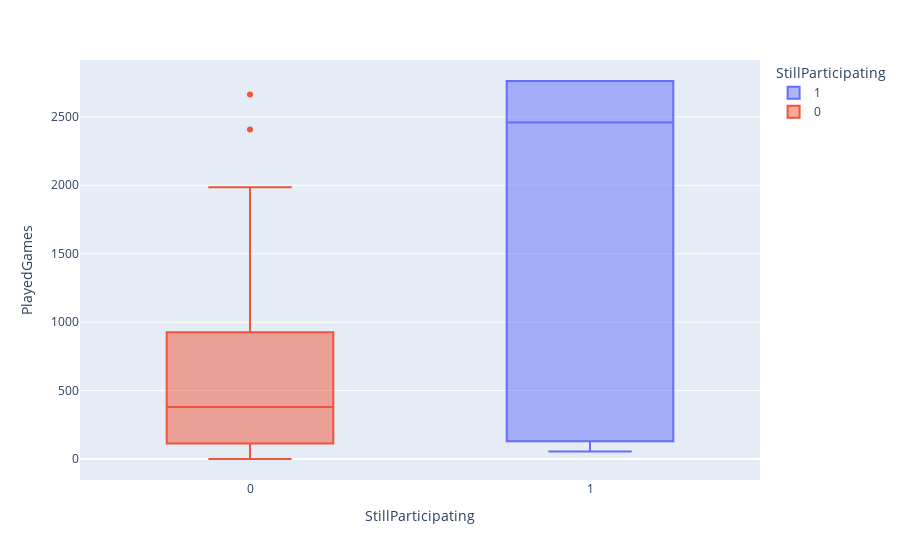

The notebook cell saved with this chart:
### Code cell
#box plot for finding the number of games the teams that are have an end year vs the teams that don't have an end year
px.box(x='StillParticipating',y='PlayedGames',data_frame = df2,color = 'StillParticipating')

### Figure 1 — Plotly figure (JSON) as saved in the notebook; plotly's stock layout.template omitted (floating-point values rounded to 4 significant figures)
{"data": [{"alignmentgroup": "True", "hovertemplate": "StillParticipating=%{x}<br>PlayedGames=%{y}<extra></extra>", "legendgroup": "1", "marker": {"color": "#636efa"}, "name": "1", "notched": false, "offsetgroup": "1", "orientation": "v", "showlegend": true, "type": "box", "x": [1, 1, 1, 1, 1, 1, 1, 1, 1, 1], "x0": " ", "xaxis": "x", "y": [2762, 2762, 2614, 2762, 2626, 2302, 1428, 130, 72, 54], "y0": " ", "yaxis": "y"}, {"alignmentgroup": "True", "hovertemplate": "StillParticipating=%{x}<br>PlayedGames=%{y}<extra></extra>", "legendgroup": "0", "marker": {"color": "#EF553B"}, "name": "0", "notched": false, "offsetgroup": "0", "orientation": "v", "showlegend": true, "type": "box", "x": [0, 0, 0, 0, 0, 0, 0, 0, 0, 0, 0, 0, 0, 0, 0, 0, 0, 0, 0, 0, 0, 0, 0, 0, 0, 0, 0, 0, 0, 0, 0, 0, 0, 0, 0, 0, 0, 0, 0, 0, 0, 0, 0, 0, 0, 0, 0, 0, 0, 0, 0], "x0": " ", "xaxis": "x", "y": [2664, 2408, 1986, 1728, 1530, 1698, 1466, 1458, 1318, 1255, 1192, 988, 1096, 646, 742, 652, 678, 456, 628, 494, 586, 380, 402, 423, 426, 448, 346, 334, 270, 228, 282, 160, 186, 204, 180, 152, 114, 114, 116, 80, 80, 108, 90, 68, 68, 38, 38, 30, 30, 30, 0], "y0": " ", "yaxis": "y"}], "layout": {"boxmode": "overlay", "legend": {"title": {"text": "StillParticipating"}, "tracegroupgap": 0}, "margin": {"t": 60}, "xaxis": {"anchor": "y", "categoryarray": [1, 0], "categoryorder": "array", "domain": [0, 1], "title": {"text": "StillParticipating"}}, "yaxis": {"anchor": "x", "domain": [0, 1], "title": {"text": "PlayedGames"}}}}
